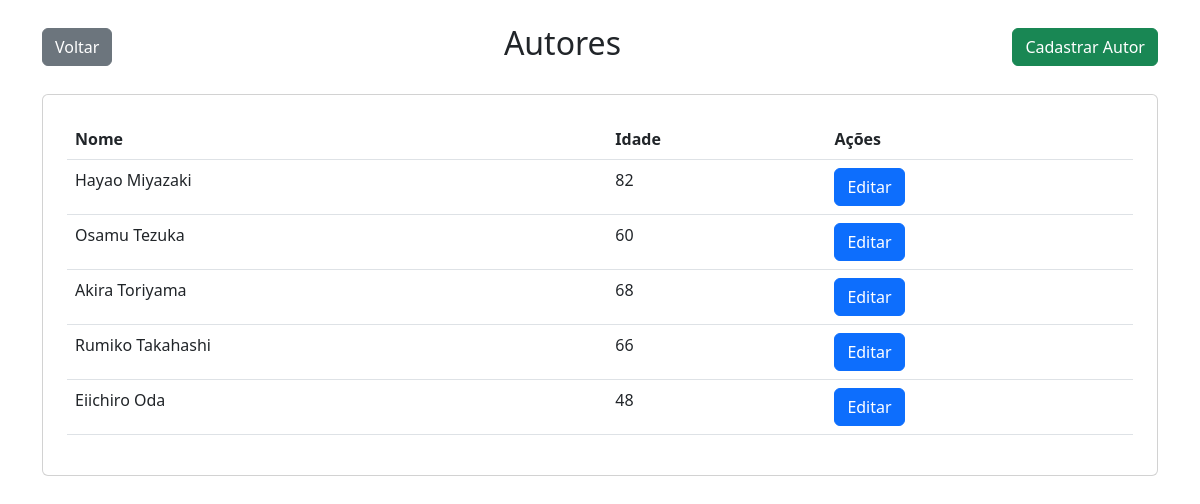
The page /VIEW/autores.php on the database as committed earlier.
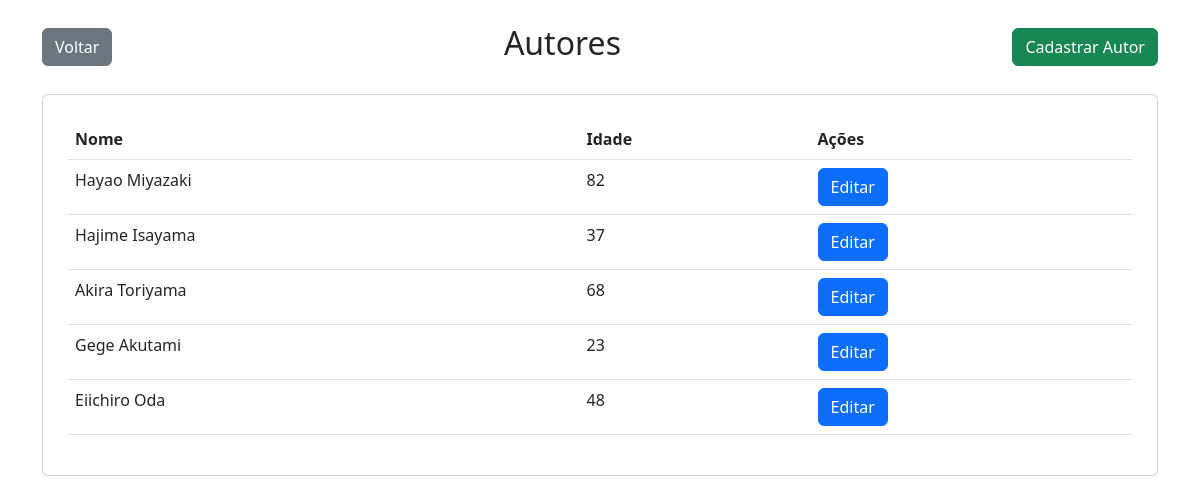
The same page on the database as committed later.
### tables this page shows
CREATE TABLE `autor` (
    `id` int(11) NOT NULL AUTO_INCREMENT,
    `nome` varchar(50) NOT NULL,
    `idade` int(11) NOT NULL,
    PRIMARY KEY (`id`)
);

### DATA/AutorDATA.php (called while the page is built, shortened)
<?php
    include_once '../DATA/Conexao.php';
    include_once '../MODEL/Autor.php';
    class AutorDATA
    {
        public function Select()
        {
            $scriptSql = "SELECT * FROM autor WHERE excluido=0;";
            $conexao = Conexao::conectarComDB();
            $todosOsRegistros = $conexao->query($scriptSql);
            foreach($todosOsRegistros as $registroUnico){
                $autor = new \MODEL\Autor();
                $autor->setId($registroUnico['id']);
                $autor->setNome($registroUnico['nome']);
                $autor->setIdade($registroUnico['idade']);
                $listaDeAutores[] = $autor;
            }
            return isset($listaDeAutores) ? $listaDeAutores : NULL;
        }
    }
?>

### BUSINESS/AutorService.php (called while the page is built, shortened)
<?php
    include_once '../DATA/AutorDATA.php';
    class AutorService{
        public function SelectAll(){
            $DataAutor = new \DATA\AutorDATA;
            $listaDeAutores = $DataAutor->Select();
            if(empty($listaDeAutores)){
                echo "nenhum autor cadastrado";
            } else {
                return $listaDeAutores;
            }
        }
    }
?>

### DATA/Conexao.php (called while the page is built, shortened)
<?php
    class Conexao{
        private static $dbNome = 'db';
        private static $dbHost = '127.0.0.1';
        private static $dbUsuario = 'root';
        private static $dbSenha = '12345';
        private static $cont = null;
        public static function conectarComDB(){
            if(self::$cont == null){
                try{
                    self::$cont = new PDO("mysql:host=" . self::$dbHost . ";dbname=" . self::$dbNome,  self::$dbUsuario , self::$dbSenha);
                } catch (\PDOException $exception) {
                    die ($exception->getMessage());
                }
            }
            return self::$cont;
        }
        public static function desconectarComDB(){
            self::$cont = null;
            return self::$cont;
        }
}
?>

### MODEL/Autor.php (called while the page is built, shortened)
<?php
    class Autor{
        private ?int $id;
        private ?string $nome;
        private ?int $idade;
        public function getId(){
            return $this->id;
        }
        public function setId(int $id){
            $this->id = $id;
        }
        public function getNome(){
            return $this->nome;
        }
        public function setNome(string $nome){
            $this->nome = $nome;
        }
        public function getIdade(){
            return $this->idade;
        }
        public function setIdade(int $idade){
            $this->idade = $idade;
        }
    }
?>

### VIEW/autores.php (the view, shortened to what this page needs)
<?php
    include_once "../BUSINESS/AutorService.php";
    include_once "../MODEL/Autor.php";
    $autorService = new \BUSINESS\AutorService();
?>
<!DOCTYPE html>
<html lang="pt-BR">
<head>
    <link href="https://cdn.jsdelivr.net/npm/bootstrap@5.3.0-alpha1/dist/css/bootstrap.min.css" rel="stylesheet">
</head>
<body>
    <div class="container my-4">
        <div class="d-flex justify-content-between align-items-center mb-4">
            <button class="btn btn-secondary" onclick="window.location.replace('tela-principal.php')">Voltar</button>
            <h2>Autores</h2>
            <button class="btn btn-success" onclick="document.location.href = 'http://localhost:8080/Gerenciador-de-manga/VIEW/cadastrar-editora.php'">Cadastrar Autor</button>
        </div>
        <div class="card p-4">
            <table class="table table-hover">
                <thead>
                    <tr>
                        <th scope="col">Nome</th>
                        <th scope="col">Idade</th>
                        <th scope="col">Ações</th>
                    </tr>
                </thead>
                <tbody>
                    <?php
                    foreach ($autorService->SelectAll() as $autor) {
                        echo "
                        <tr>
                            <td>". htmlspecialchars($autor->getNome()) ."</td>
                            <td>". htmlspecialchars($autor->getIdade()) ."</td>
                            <td>
                                <button class='btn btn-primary' onclick=\"document.location.href = 'http://localhost:8080/Gerenciador-de-manga/VIEW/editar-autores.php?id=". htmlspecialchars($autor->getId()) ."'\">Editar</button>
                            </td>
                        </tr>
                        ";
                    }
                    ?>
                </tbody>
            </table>
        </div>
    </div>
</body>
</html>

Rows that differ between the two databases and show on the page:
changed autor: nome "Osamu Tezuka" → "Hajime Isayama"; idade "60" → "37"
changed autor: nome "Rumiko Takahashi" → "Gege Akutami"; idade "66" → "23"
